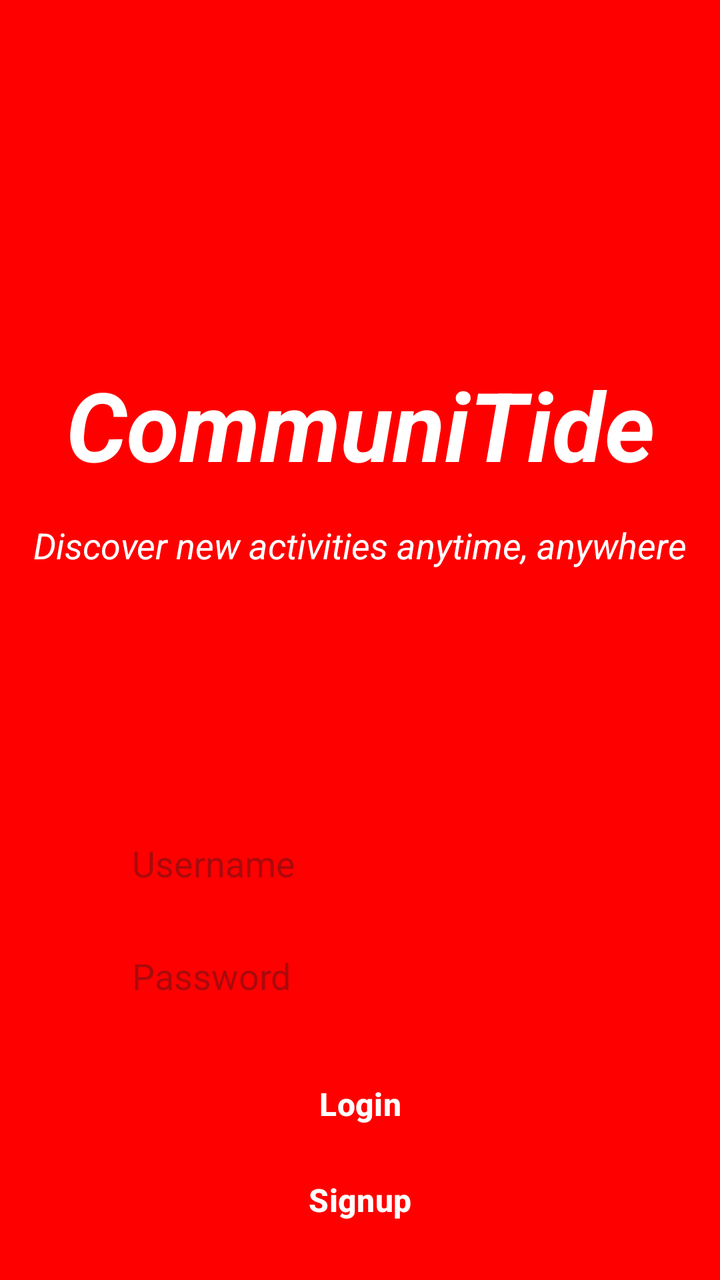
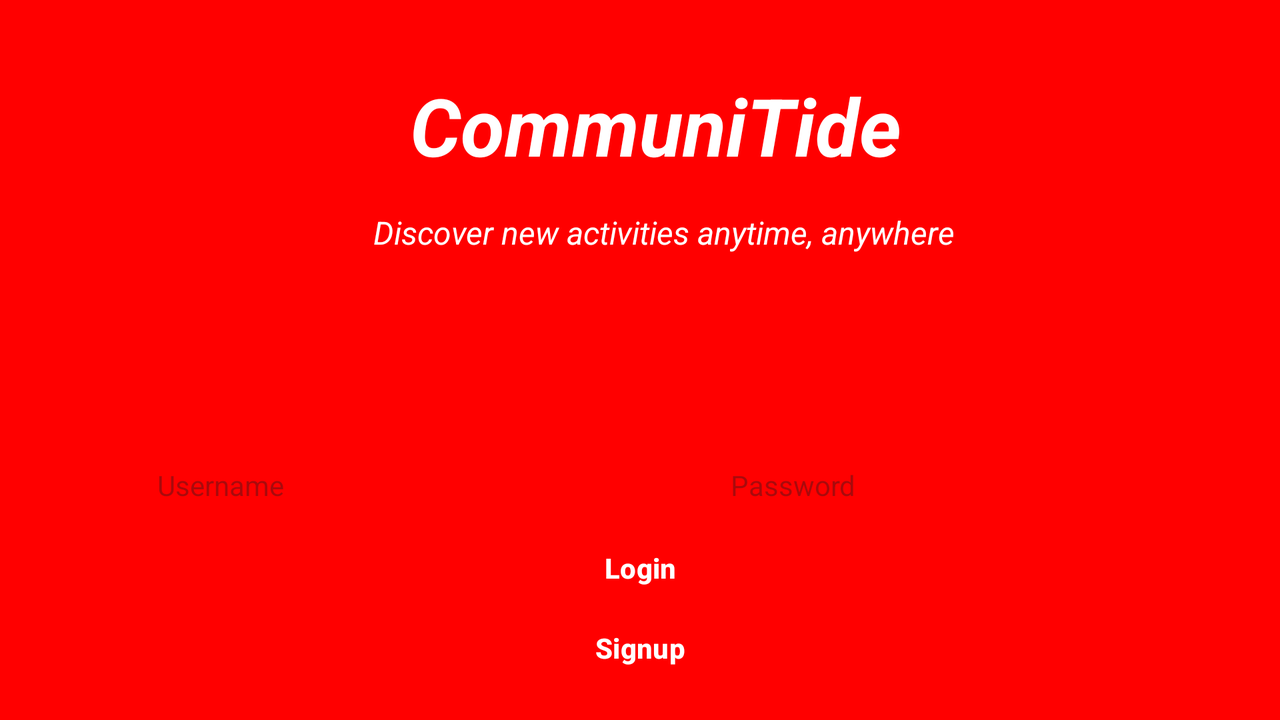

The same Android screen from two of the app's own layout files: first res/layout/ as a phone draws it, then the repository's variant for another configuration, drawn on a device whose configuration selects that folder. Both files follow.
<!-- AndroidManifest.xml: application theme Theme.SmartCityApp -->
<!-- res/layout/login.xml -->
<?xml version="1.0" encoding="utf-8"?>
<androidx.constraintlayout.widget.ConstraintLayout xmlns:android="http://schemas.android.com/apk/res/android"
    xmlns:app="http://schemas.android.com/apk/res-auto"
    xmlns:tools="http://schemas.android.com/tools"
    android:layout_width="match_parent"
    android:layout_height="match_parent"
    android:background="#FF0000"
    tools:context=".Login.Login">

    

    
    <TextView
        android:id="@+id/LoginPageTitle"
        android:layout_width="wrap_content"
        android:layout_height="wrap_content"
        android:layout_marginTop="180dp"
        android:text="@string/title"
        android:textColor="#FFFFFF"
        android:textSize="@dimen/text_size_large"
        android:textStyle="bold|italic"
        app:layout_constraintEnd_toEndOf="parent"
        app:layout_constraintHorizontal_bias="0.5"
        app:layout_constraintStart_toStartOf="parent"
        app:layout_constraintTop_toTopOf="parent"
        tools:layout_constraintEnd_toEndOf="parent"
        tools:layout_constraintStart_toStartOf="parent"
        tools:layout_constraintTop_toTopOf="parent" />

    
    <TextView
        android:id="@+id/tvSubtitle"
        android:layout_width="wrap_content"
        android:layout_height="wrap_content"
        android:layout_marginTop="16dp"
        android:text="@string/subtitle"
        android:textColor="#FFFFFF"
        android:textSize="@dimen/text_size_medium"
        android:textStyle="italic"
        app:layout_constraintEnd_toEndOf="parent"
        app:layout_constraintHorizontal_bias="0.5"
        app:layout_constraintStart_toStartOf="parent"
        app:layout_constraintTop_toBottomOf="@+id/LoginPageTitle"
        tools:layout_constraintEnd_toEndOf="parent"
        tools:layout_constraintStart_toStartOf="parent"
        tools:layout_constraintTop_toBottomOf="@id/LoginPageTitle" />

    
    <EditText
        android:id="@+id/UserNameEdit"
        android:layout_width="0dp"
        android:layout_height="wrap_content"
        android:layout_marginBottom="8dp"
        android:autofillHints=""
        android:background="@drawable/edit_text_background"
        android:hint="@string/Username"
        android:padding="12dp"
        app:layout_constraintBottom_toTopOf="@+id/PassWordEdit"
        app:layout_constraintEnd_toEndOf="parent"
        app:layout_constraintStart_toStartOf="parent"
        app:layout_constraintWidth_percent="0.7" />

    
    <EditText
        android:id="@+id/PassWordEdit"
        android:layout_width="0dp"
        android:layout_height="wrap_content"
        android:layout_marginBottom="16dp"
        android:autofillHints=""
        android:background="@drawable/edit_text_background"
        android:hint="@string/Password"
        android:inputType="textPassword"
        android:padding="12dp"
        app:layout_constraintBottom_toTopOf="@+id/Login_button"
        app:layout_constraintEnd_toEndOf="parent"
        app:layout_constraintStart_toStartOf="parent"
        app:layout_constraintWidth_percent="0.7" />

    
    <Button
        android:id="@+id/Login_button"
        android:layout_width="0dp"
        android:layout_height="wrap_content"
        android:backgroundTint="#FF0000"
        android:text="@string/Login"
        android:textColor="#FFFFFF"
        android:textSize="16sp"
        android:textStyle="bold"
        app:layout_constraintBottom_toTopOf="@+id/signUp"
        app:layout_constraintEnd_toEndOf="parent"
        app:layout_constraintStart_toStartOf="parent"
        app:layout_constraintWidth_percent="0.38" />

    <Button
        android:id="@+id/signUp"
        android:layout_width="wrap_content"
        android:layout_height="wrap_content"
        android:layout_marginBottom="16dp"
        android:backgroundTint="#FF0000"
        android:text="@string/Signup"
        android:textColor="#FFFFFF"
        android:textSize="16sp"
        android:textStyle="bold"
        app:layout_constraintBottom_toBottomOf="parent"
        app:layout_constraintEnd_toEndOf="parent"
        app:layout_constraintStart_toStartOf="parent" />

</androidx.constraintlayout.widget.ConstraintLayout>
<!-- resources referenced by this layout -->
<resources>
  <dimen name="text_size_large">48sp</dimen>
  <dimen name="text_size_medium">18sp</dimen>
  <string name="Login">Login</string>
  <string name="Password">Password</string>
  <string name="Signup">Signup</string>
  <string name="Username">Username</string>
  <string name="subtitle">Discover new activities anytime, anywhere</string>
  <string name="title">CommuniTide</string>
  <style name="Theme.SmartCityApp" parent="Base.Theme.SmartCityApp" />
  <style name="Base.Theme.SmartCityApp" parent="Theme.Material3.DayNight.NoActionBar">
          
          
      </style>
</resources>
<!-- res/layout-land/login.xml (the repository's variant of the layout above) -->
<!-- drawn on the phone turned sideways -->
<?xml version="1.0" encoding="utf-8"?>
<androidx.constraintlayout.widget.ConstraintLayout xmlns:android="http://schemas.android.com/apk/res/android"
    xmlns:app="http://schemas.android.com/apk/res-auto"
    xmlns:tools="http://schemas.android.com/tools"
    android:layout_width="match_parent"
    android:layout_height="match_parent"
    android:background="#FF0000"
    tools:context=".Login.Login">

    

    
    <TextView
        android:id="@+id/LoginPageTitle"
        android:layout_width="wrap_content"
        android:layout_height="wrap_content"
        android:layout_marginTop="36dp"
        android:text="@string/title"
        android:textColor="#FFFFFF"
        android:textSize="40sp"
        android:textStyle="bold|italic"
        app:layout_constraintEnd_toEndOf="parent"
        app:layout_constraintHorizontal_bias="0.5"
        app:layout_constraintStart_toStartOf="parent"
        app:layout_constraintTop_toTopOf="parent"
        tools:layout_constraintEnd_toEndOf="parent"
        tools:layout_constraintHorizontal_bias="0.52"
        tools:layout_constraintStart_toStartOf="parent"
        tools:layout_constraintTop_toTopOf="parent" />

    
    <TextView
        android:id="@+id/tvSubtitle"
        android:layout_width="wrap_content"
        android:layout_height="wrap_content"
        android:layout_marginTop="16dp"
        android:text="@string/subtitle"
        android:textColor="#FFFFFF"
        android:textSize="16sp"
        android:textStyle="italic"
        app:layout_constraintEnd_toEndOf="parent"
        app:layout_constraintHorizontal_bias="0.5"
        app:layout_constraintStart_toStartOf="parent"
        app:layout_constraintTop_toBottomOf="@+id/LoginPageTitle"
        tools:layout_constraintEnd_toEndOf="parent"
        tools:layout_constraintHorizontal_bias="0.534"
        tools:layout_constraintStart_toStartOf="parent"
        tools:layout_constraintTop_toBottomOf="@+id/LoginPageTitle" />

    
    <EditText
        android:id="@+id/UserNameEdit"
        android:layout_width="220dp"
        android:layout_height="wrap_content"
        android:autofillHints=""
        android:background="@drawable/edit_text_background"
        android:hint="@string/Username"
        android:padding="12dp"
        android:textSize="14sp"
        app:layout_constraintBottom_toTopOf="@+id/Login_button"
        app:layout_constraintEnd_toStartOf="@+id/PassWordEdit"
        app:layout_constraintStart_toStartOf="parent"
        app:layout_constraintWidth_percent="0.38" />

    
    <EditText
        android:id="@+id/PassWordEdit"
        android:layout_width="220dp"
        android:layout_height="wrap_content"
        android:autofillHints=""
        android:background="@drawable/edit_text_background"
        android:hint="@string/Password"
        android:inputType="textPassword"
        android:padding="12dp"
        android:textSize="14sp"
        app:layout_constraintBottom_toTopOf="@+id/Login_button"
        app:layout_constraintEnd_toEndOf="parent"
        app:layout_constraintStart_toEndOf="@+id/UserNameEdit"
        app:layout_constraintWidth_percent="0.38" />

    
    <Button
        android:id="@+id/Login_button"
        android:layout_width="120dp"
        android:layout_height="40dp"
        android:backgroundTint="#FF0000"
        android:text="@string/Login"
        android:textColor="#FFFFFF"
        android:textSize="14sp"
        android:textStyle="bold"
        app:layout_constraintBottom_toTopOf="@+id/signUp"
        app:layout_constraintEnd_toEndOf="parent"
        app:layout_constraintHorizontal_bias="0.5"
        app:layout_constraintStart_toStartOf="parent" />

    <Button
        android:id="@+id/signUp"
        android:layout_width="wrap_content"
        android:layout_height="40sp"
        android:layout_marginBottom="16dp"
        android:backgroundTint="#FF0000"
        android:text="@string/Signup"
        android:textColor="#FFFFFF"
        android:textSize="14sp"
        android:textStyle="bold"
        app:layout_constraintBottom_toBottomOf="parent"
        app:layout_constraintEnd_toEndOf="parent"
        app:layout_constraintStart_toStartOf="parent" />

</androidx.constraintlayout.widget.ConstraintLayout>
<!-- resources referenced by the variant -->
<!-- as the phone turned sideways resolves them -->
<resources>
  <string name="Login">Login</string>
  <string name="Password">Password</string>
  <string name="Signup">Signup</string>
  <string name="Username">Username</string>
  <string name="subtitle">Discover new activities anytime, anywhere</string>
  <string name="title">CommuniTide</string>
  <style name="Theme.SmartCityApp" parent="Base.Theme.SmartCityApp" />
  <style name="Base.Theme.SmartCityApp" parent="Theme.Material3.DayNight.NoActionBar">
          
          
      </style>
</resources>
